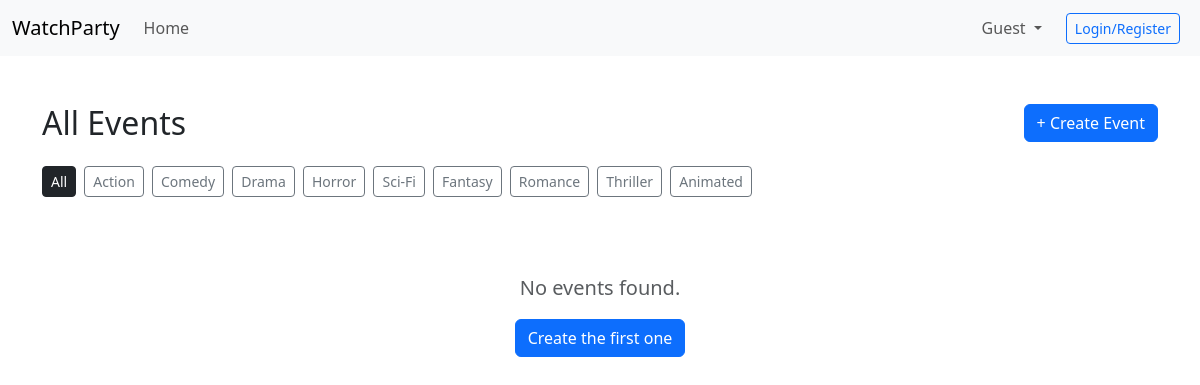
Before: / with the older database file.
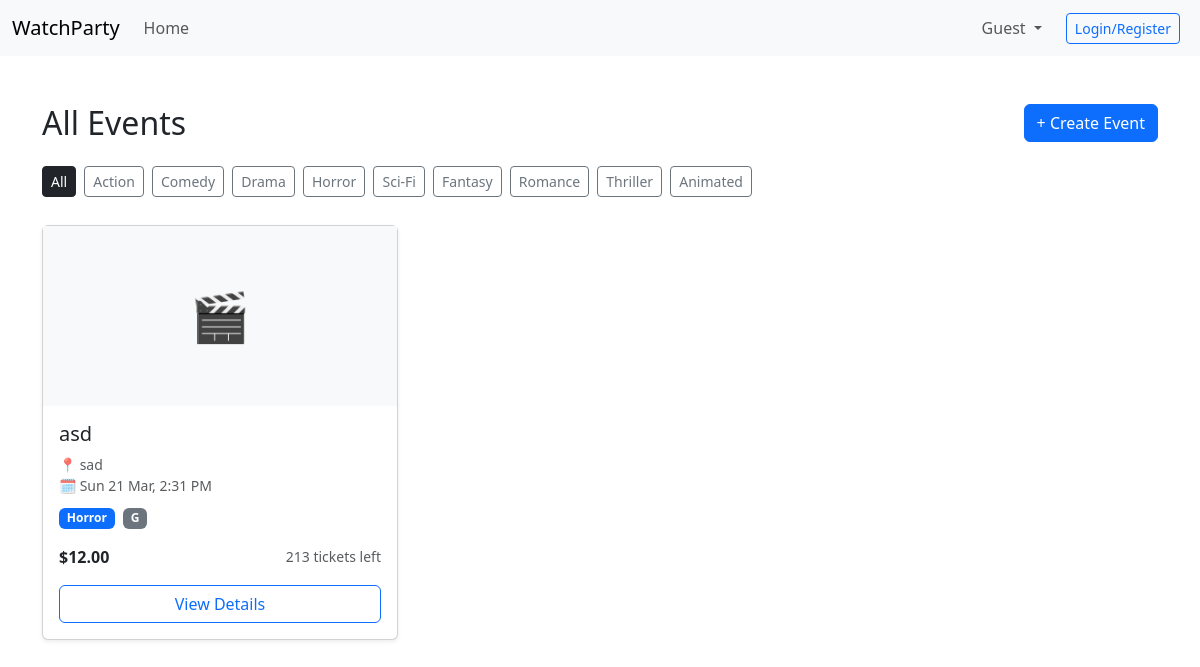
After: the same page with the newer database file.
### website/models.py (models this page shows)
class Event(db.Model):
    __tablename__ = 'event'
    id = db.Column(db.Integer, primary_key=True)
    title = db.Column(db.String(150), nullable=False)
    description = db.Column(db.Text, nullable=False)
    genre = db.Column(db.String(50))
    rating = db.Column(db.String(10))
    ticket_price = db.Column(db.Float)
    tickets_available = db.Column(db.Integer)
    location = db.Column(db.String(120), nullable=False)
    date = db.Column(db.DateTime)
    image = db.Column(db.String(255))
    comments = db.relationship('Comment', backref='event', lazy=True)
    orders = db.relationship('Booking', backref='event', lazy=True)

### website/views.py (the view)
@main_bp.route('/')
def view_events():
    genre_filter = request.args.get('genre')
    if genre_filter:
        events = Event.query.filter_by(genre=genre_filter).all()
    else:
        events = Event.query.all()
    return render_template('view_events.html', events=events)

### website/templates/view_events.html
{% extends "base.html" %}
{% block content %}
<div class="container mt-5">
    <div class="d-flex align-items-center justify-content-between mb-4">
        <h2 class="mb-0">All Events</h2>
        <a href="{{ url_for('main.create_event') }}" class="btn btn-primary">+ Create Event</a>
    </div>
    <div class="mb-4">
        <a href="{{ url_for('main.view_events') }}"
           class="btn btn-sm {% if not request.args.get('genre') %}btn-dark{% else %}btn-outline-secondary{% endif %} me-1 mb-1">
            All
        </a>
        {% for g in ['Action','Comedy','Drama','Horror','Sci-Fi','Fantasy','Romance','Thriller','Animated'] %}
        <a href="{{ url_for('main.view_events', genre=g) }}"
           class="btn btn-sm {% if request.args.get('genre') == g %}btn-dark{% else %}btn-outline-secondary{% endif %} me-1 mb-1">
            {{ g }}
        </a>
        {% endfor %}
    </div>
    {% if events %}
    <div class="row row-cols-1 row-cols-md-3 g-4">
        {% for event in events %}
        <div class="col">
            <div class="card h-100 shadow-sm">
                {% if event.image %}
                <img src="{{ event.image }}" class="card-img-top" alt="{{ event.title }}"
                     style="height: 180px; object-fit: cover;"
                     onerror="this.style.display='none'">
                {% else %}
                <div class="bg-light d-flex align-items-center justify-content-center"
                     style="height: 180px; font-size: 48px;">🎬</div>
                {% endif %}
                <div class="card-body d-flex flex-column">
                    <h5 class="card-title">{{ event.title }}</h5>
                    <p class="card-text text-muted small mb-2">
                        📍 {{ event.location }}<br>
                        🗓 {{ event.date.strftime('%a %d %b, %-I:%M %p') if event.date else 'Date TBC' }}
                    </p>
                    <div class="mb-3">
                        {% if event.genre %}
                        <span class="badge bg-primary me-1">{{ event.genre }}</span>
                        {% endif %}
                        {% if event.rating %}
                        <span class="badge bg-secondary">{{ event.rating }}</span>
                        {% endif %}
                    </div>
                    <div class="d-flex justify-content-between align-items-center mt-auto mb-3">
                        <span class="fw-semibold">
                            {% if event.ticket_price %}${{ "%.2f"|format(event.ticket_price) }}{% else %}Free{% endif %}
                        </span>
                        <span class="text-muted small">
                            {% if event.tickets_available %}
                                {% if event.tickets_available < 10 %}
                                <span class="text-warning fw-semibold">{{ event.tickets_available }} left</span>
                                {% else %}
                                {{ event.tickets_available }} tickets left
                                {% endif %}
                            {% endif %}
                        </span>
                    </div>
                    <a href="{{ url_for('main.event_detail', event_id=event.id) }}"
                       class="btn btn-outline-primary w-100">View Details</a>
                </div>
            </div>
        </div>
        {% endfor %}
    </div>
    {% else %}
    <div class="text-center py-5">
        <p class="text-muted fs-5">
            No events found{% if request.args.get('genre') %} for <strong>{{ request.args.get('genre') }}</strong>{% endif %}.
        </p>
        <a href="{{ url_for('main.create_event') }}" class="btn btn-primary">Create the first one</a>
    </div>
    {% endif %}
</div>
{% endblock %}

### website/templates/base.html (shortened to what this page needs)
<html>
<head>
    <link href="https://cdn.jsdelivr.net/npm/bootstrap@5.3.2/dist/css/bootstrap.min.css" rel="stylesheet">
</head>
<body>
    <header>
        <nav>
            <nav class="navbar navbar-expand-lg bg-body-tertiary">
                <div class="container-fluid">
                    <a class="navbar-brand" href="#">WatchParty</a>
                    <div class="collapse navbar-collapse" id="navbarNavDropdown">
                        <ul class="navbar-nav">
                            <li class="nav-item">
                                <a class="nav-link" href="{{url_for('main.view_events')}}">Home</a>
                            </li>
                        </ul>
                        <ul class="navbar-nav ms-auto d-flex align-items-center">
                            <li class="nav-item dropdown me-3">
                                <a class="nav-link dropdown-toggle" href="#" role="button" data-bs-toggle="dropdown" aria-expanded="false">
                                    Guest
                                </a>
                            </li>
                            <li class="nav-item me-2">
                                <a class="btn btn-outline-primary btn-sm" href="{{url_for('main.login_testing')}}">Login/Register</a>
                            </li>
                        </ul>
                    </div>
                </div>
            </nav>
        </nav>
    </header>
    {% block content %}
    {% endblock %}
</body>
</html>

Changed rows visible on the page:
added Event: title "asd", location "sad", date "Sun 21 Mar, 2:31 PM", genre "Horror", rating "G", ticket_price "12.00", tickets_available "213"
Other visible differences:
text no longer shown: "No events found . Create the first one"
